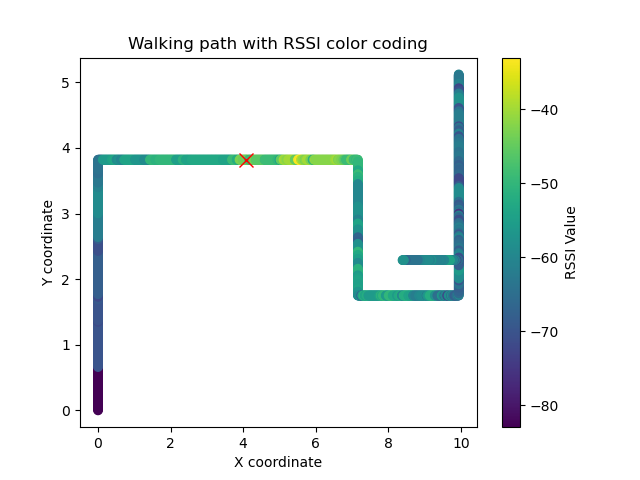

Here is the Python script that generated this plot:
import matplotlib.pyplot as plt
import numpy as np
import pandas as pd
from datetime import datetime, timedelta

df = pd.read_csv('rssi5.csv')
df_joy = pd.read_csv('joystick3.csv')

x = df['timestamp']
y = df['rssi']

x_j = df_joy['timestamp']
y_j = df_joy['key']

print(x)
print(x_j)
#df['diff_time'] = df['timestamp'] - df['timestamp'].iloc[0]

time_index = df.index[df['timestamp'].isin(df_joy['timestamp'])].tolist()
matching_rssi = pd.merge_asof(df_joy, df, on='timestamp', direction = 'nearest')


matching_rssi['timestamp'] = matching_rssi['timestamp'] - matching_rssi['timestamp'].iloc[0]
print(matching_rssi)

x_ori, y_ori = 0, 0

direction = np.array([0,1])
path_x, path_y, colors = [x_ori], [y_ori], [matching_rssi['rssi'][0]]

for step, rssi in zip(matching_rssi['key'], matching_rssi['rssi']):
    if step == 'up':
       x_ori, y_ori = x_ori + 0, y_ori + 0.01
    elif step == 'right':
       x_ori, y_ori = x_ori + 0.01, y_ori + 0
    elif step == 'left':
       x_ori, y_ori = x_ori -0.01, y_ori + 0
    elif step == 'down':
       x_ori, y_ori = x_ori + 0, y_ori -0.01
    else:
       x_middle, y_middle = x_ori, y_ori
       
    path_x.append(x_ori)
    path_y.append(y_ori)
    colors.append(rssi)
    

plt.scatter(path_x, path_y, c = colors, cmap = 'viridis')
plt.plot(x_middle, y_middle,'x',color='red', markersize = 10)
plt.colorbar(label='RSSI Value')
plt.xlabel('X coordinate')
plt.ylabel('Y coordinate')
plt.title('Walking path with RSSI color coding')
#ax.axvline(x = l, color = 'green', linestyle = '--', label = 'label')
#ax.axvline(x = e_w, color = 'blue', linestyle = '--', label = 'spy end')
#plt.xticks(rotation = 90)
#plt.legend()
plt.show()
